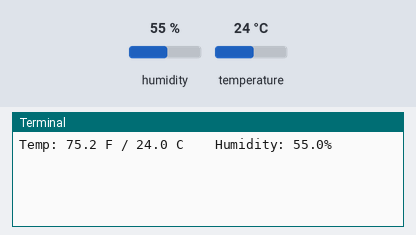
Recording of a program running on a simulated Raspberry Pi (BCM pin numbers). On the bench: the last lines printed to the terminal. Inputs (shaded band) come from the test bench; at power-on: humidity 55 %, temperature 24 °C. The clock reads 2024-03-15 10:24:30 at power-on unless the program sets it; files the program writes start out absent.

Above: at 1.2 s.
1.3 s: humidity set to 22 %
At 2.0 s:
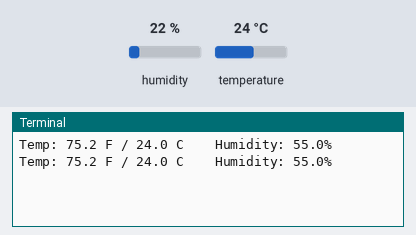
4.3 s: temperature set to 12 °C
At 6.8 s:
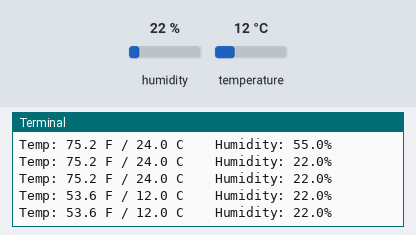
7.3 s: humidity set to 40 %
At 9.0 s:
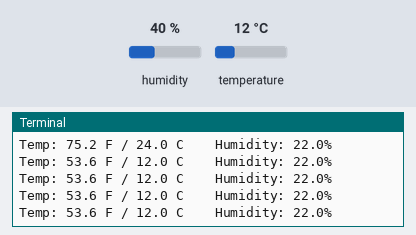
Timing chart, 0 to 10.5 s (numbered marks = the images above; inputs shaded):
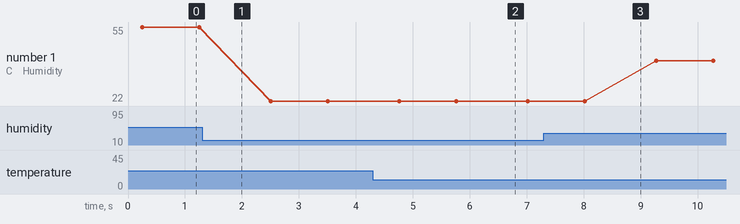

The program:

dht_temp_hum_sensor.py
```python
import time
import board
import adafruit_dht

# Initial the dht device, with data pin connected to:
#dhtDevice = adafruit_dht.DHT22(board.D4)

# you can pass DHT22 use_pulseio=False if you wouldn't like to use pulseio.
# This may be necessary on a Linux single board computer like the Raspberry Pi,
# but it will not work in CircuitPython.
dhtDevice = adafruit_dht.DHT22(board.D4, use_pulseio=False)

#new .txt file created with header
file = open('sensor_readings.txt', 'w')
file.write('time and date, temperature (C),temperature (F), humidity\n')

#create a variable to control the while loop
running = True

while running:
    try:
        # Print the values to the serial port
        temperature_c = dhtDevice.temperature
        temperature_f = round(temperature_c * (9.0/ 5.0) + 32.0 , 1)
        humidity = dhtDevice.humidity
        print(
            "Temp: {:.1f} F / {:.1f} C    Humidity: {}% ".format(
                temperature_f, temperature_c, humidity
            )
        )
        #save time, date, temperature in Celsius, temperature in Fahrenheit and humidity in .txt file
        file.write(time.strftime('%H:%M:%S %d/%m/%Y') + ', ' + str(temperature_c) +
                   ', '+ str(temperature_f)+',' + str(humidity) + '\n')

    except RuntimeError as error:
        # Errors happen fairly often, DHT's are hard to read, just keep going
        print(error.args[0])
        time.sleep(1.0)
        continue
    except Exception as error:
        dhtDevice.exit()
        raise error
    except KeyboardInterrupt:
        print ('Program stopped')
        running = False
        file.close()

    time.sleep(1.0)
```

Measured:
- after the input at 4.3 s, the terminal: prints a new line after 0.46 s (image 2)
- plotted number 1: 55 → 22 after the input at 1.3 s, 22 → 40 after the input at 7.3 s
